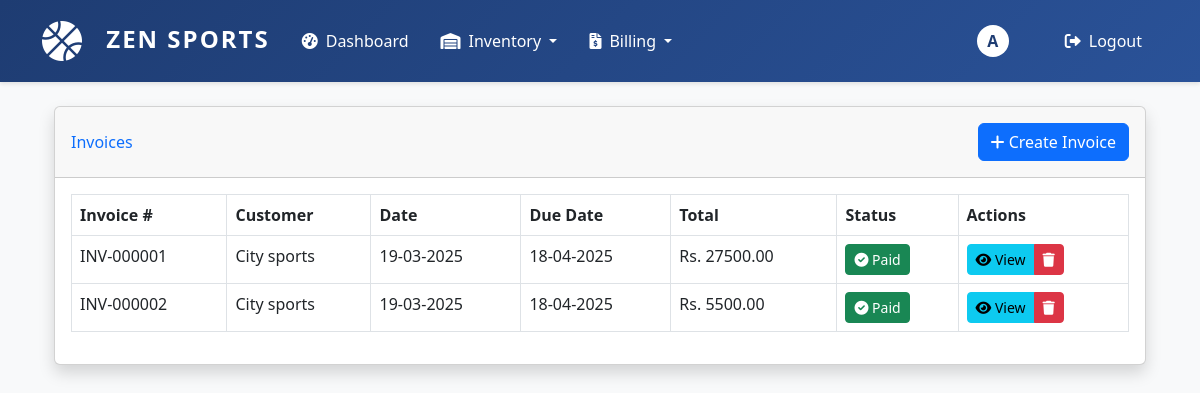
/billing/ (signed in), run on an earlier commit of the app's database.
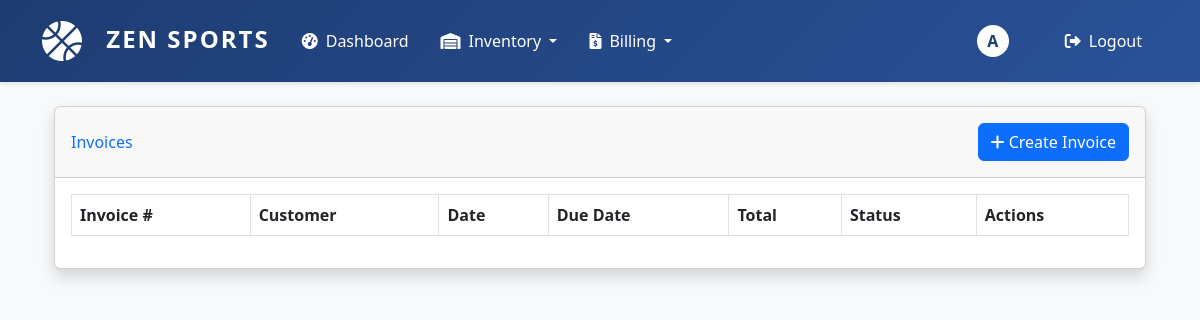
And on a later commit of the database.
### billing/models.py (models this page shows, shortened)
class Invoice(models.Model):
    PAYMENT_STATUS_CHOICES = [
        ('PENDING', 'Pending'),
        ('PAID', 'Paid'),
        ('CANCELLED', 'Cancelled'),
    ]
    customer = models.ForeignKey(Customer, on_delete=models.PROTECT, related_name='invoices')
    invoice_number = models.CharField(max_length=50, unique=True)
    invoice_date = models.DateField()
    payment_status = models.CharField(max_length=20, choices=PAYMENT_STATUS_CHOICES, default='PENDING')
    subtotal = models.DecimalField(max_digits=10, decimal_places=2)
    tax = models.DecimalField(max_digits=10, decimal_places=2)
    discount = models.DecimalField(max_digits=10, decimal_places=2, default=0)
    total = models.DecimalField(max_digits=10, decimal_places=2)
    notes = models.TextField(blank=True)
    created_at = models.DateTimeField(auto_now_add=True)
    updated_at = models.DateTimeField(auto_now=True)
    @property
    def due_date(self):
        return self.invoice_date + timedelta(days=30)

### customers/models.py (models this page shows, shortened)
class Customer(models.Model):
    name = models.CharField(max_length=200)
    email = models.EmailField(unique=True)
    phone = models.CharField(max_length=20)
    address = models.TextField()
    created_at = models.DateTimeField(auto_now_add=True)
    updated_at = models.DateTimeField(auto_now=True)

### billing/views.py (the view)
# urls.py: path('', views.invoice_list, name='invoice_list'),
@login_required
def invoice_list(request):
    invoices = Invoice.objects.all().order_by('-invoice_date')
    return render(request, 'billing/invoice_list.html', {'invoices': invoices})

### templates/billing/invoice_list.html (shortened to what this page needs)
{% extends 'base.html' %}
{% load static %}
{% block content %}
<div class="container-fluid">
    <div class="card shadow mb-4">
        <div class="card-header py-3 d-flex justify-content-between align-items-center">
            <h6 class="m-0 font-weight-bold text-primary">Invoices</h6>
            <a href="{% url 'billing:create_invoice' %}" class="btn btn-primary">
                <i class="fas fa-plus"></i> Create Invoice
            </a>
        </div>
        <div class="card-body">
            <div class="table-responsive">
                <table class="table table-bordered" id="dataTable" width="100%" cellspacing="0">
                    <thead>
                        <tr>
                            <th>Invoice #</th>
                            <th>Customer</th>
                            <th>Date</th>
                            <th>Due Date</th>
                            <th>Total</th>
                            <th>Status</th>
                            <th>Actions</th>
                        </tr>
                    </thead>
                    <tbody>
                        {% for invoice in invoices %}
                        <tr>
                            <td>INV-{{ invoice.invoice_number }}</td>
                            <td>{{ invoice.customer.name }}</td>
                            <td>{{ invoice.invoice_date|date:"d-m-Y" }}</td>
                            <td>{{ invoice.due_date|date:"d-m-Y" }}</td>
                            <td>Rs. {{ invoice.total|floatformat:2 }}</td>
                            <td>
                                <button class="btn btn-sm status-btn {% if invoice.payment_status == 'PAID' %}btn-success{% else %}btn-warning{% endif %}"
                                        data-invoice-id="{{ invoice.id }}"
                                        data-current-status="{{ invoice.payment_status|lower }}">
                                    <i class="fas {% if invoice.payment_status == 'PAID' %}fa-check-circle{% else %}fa-clock{% endif %}"></i>
                                    {{ invoice.get_payment_status_display }}
                                </button>
                            </td>
                            <td>
                                <div class="btn-group">
                                    <button type="button"
                                            class="btn btn-sm btn-info"
                                            data-url="{% url 'billing:generate_pdf' invoice.id %}?format=html"
                                            onclick="viewInvoice(this.getAttribute('data-url'))">
                                        <i class="fas fa-eye"></i> View
                                    </button>
                                    <button type="button"
                                            class="btn btn-sm btn-danger"
                                            data-invoice-id="{{ invoice.id }}"
                                            onclick="confirmDelete(this.getAttribute('data-invoice-id'))">
                                        <i class="fas fa-trash"></i>
                                    </button>
                                </div>
                            </td>
                        </tr>
                        {% endfor %}
                    </tbody>
                </table>
            </div>
        </div>
    </div>
</div>
{% endblock %}

What changed in the data, as far as the page shows it:
removed Invoice: invoice_number "000001", customer.name "City sports", invoice_date "19-03-2025", due_date "18-04-2025", total "27500.00", payment_status "Paid"
removed Invoice: invoice_number "000002", customer.name "City sports", invoice_date "19-03-2025", due_date "18-04-2025", total "5500.00", payment_status "Paid"
